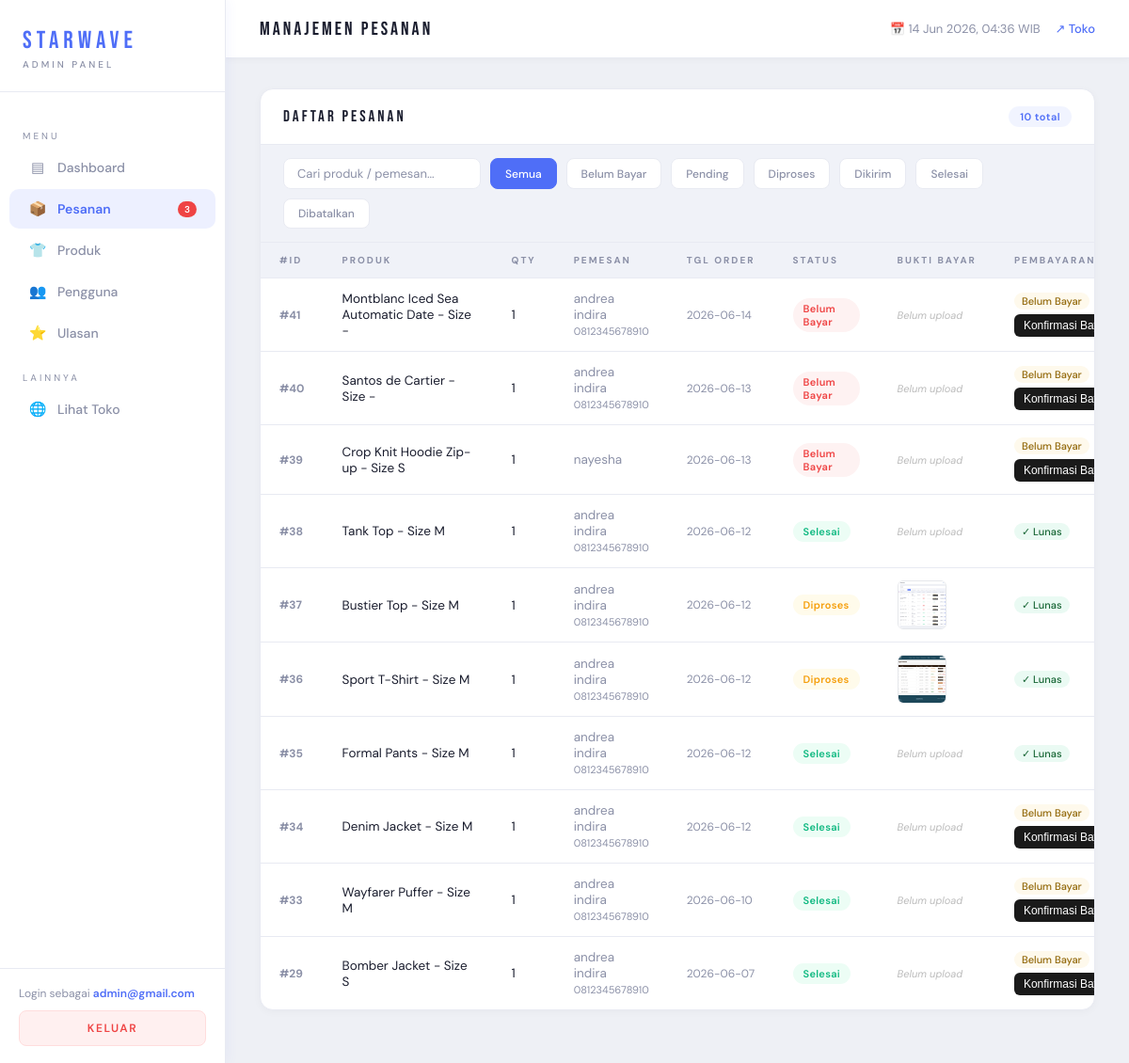
The page /admin/pesanan.php (signed in) on the database its author committed.
### tables this page shows
CREATE TABLE `orders` (
  `id` int(11) NOT NULL,
  `id_user` int(11) NOT NULL,
  `nama_produk` varchar(150) NOT NULL,
  `qty` int(11) NOT NULL DEFAULT 1,
  `nama_penerima` varchar(100) NOT NULL,
  `email` varchar(100) NOT NULL,
  `tanggal_order` date NOT NULL,
  `status` varchar(50) DEFAULT NULL,
  `created_at` timestamp NOT NULL DEFAULT current_timestamp(),
  `harga` int(11) NOT NULL,
  `total_harga` int(11) NOT NULL,
  `status_bayar` varchar(20) DEFAULT 'unpaid',
  `bukti_bayar` varchar(255) DEFAULT NULL
);

CREATE TABLE `users` (
  `id_user` int(11) NOT NULL,
  `email` varchar(100) DEFAULT NULL,
  `password` varchar(100) DEFAULT NULL,
  `tanggal_lahir` date DEFAULT NULL,
  `nama_panggilan` varchar(100) DEFAULT NULL,
  `no_telepon` varchar(20) DEFAULT NULL,
  `alamat` text DEFAULT NULL,
  `jenis_kelamin` varchar(20) DEFAULT NULL,
  `foto_profil` varchar(255) DEFAULT NULL
);

### admin/pesanan.php (the view, shortened to what this page needs)
<?php
require 'auth_check.php';
$pending_orders = $pdo->query("SELECT COUNT(*) FROM orders WHERE status='pending_payment' OR status='pending'")->fetchColumn();
$total_orders   = $pdo->query("SELECT COUNT(*) FROM orders")->fetchColumn();
$stmt = $pdo->query("
    SELECT o.*, u.nama_panggilan AS nama, u.no_telepon
    FROM orders o
    LEFT JOIN users u ON o.id_user = u.id_user
    ORDER BY o.created_at DESC LIMIT 50
");
$orders = $stmt->fetchAll(PDO::FETCH_ASSOC);
function statusClass($s) {
    return match($s) {
        'selesai'                    => 'done',
        'diproses'                   => 'process',
        'dikirim'                    => 'ship',
        'pending_payment', 'pending' => 'pending',
        'batal'                      => 'cancel',
        default                      => 'pending'
    };
}
function statusLabel($s) {
    return match($s) {
        'pending_payment' => 'Belum Bayar',
        'pending'         => 'Pending',
        'diproses'        => 'Diproses',
        'dikirim'         => 'Dikirim',
        'selesai'         => 'Selesai',
        'batal'           => 'Dibatalkan',
        default           => ucfirst($s)
    };
}
?>
<!DOCTYPE html>
<html lang="id">
<head>
    <link rel="stylesheet" href="admin.css">
</head>
<body>
<aside class="sidebar">
    <div class="sidebar-brand">
        <div class="brand-name">STARWAVE</div>
        <div class="brand-label">Admin Panel</div>
    </div>
    <nav class="sidebar-nav">
        <div class="nav-section">Menu</div>
        <a class="nav-item" href="dashboard.php"><span class="icon">▤</span> Dashboard</a>
        <a class="nav-item active" href="pesanan.php">
            <span class="icon">📦</span> Pesanan
            <?php if ($pending_orders > 0): ?>
                <span style="margin-left:auto;background:#ef4444;color:#fff;font-size:10px;padding:2px 7px;border-radius:10px;"><?= $pending_orders ?></span>
            <?php endif; ?>
        </a>
        <a class="nav-item" href="produk.php"><span class="icon">👕</span> Produk</a>
        <a class="nav-item" href="pengguna.php"><span class="icon">👥</span> Pengguna</a>
        <a class="nav-item" href="ulasan.php"><span class="icon">⭐</span> Ulasan</a>
        <div class="nav-section">Lainnya</div>
        <a class="nav-item" href="../index.php" target="_blank"><span class="icon">🌐</span> Lihat Toko</a>
    </nav>
    <div class="sidebar-footer">
        <div class="admin-badge">Login sebagai <span><?= htmlspecialchars($_SESSION['admin']) ?></span></div>
        <a href="../masuk/logout.php" class="btn-logout">Keluar</a>
    </div>
</aside>
<div class="main">
    <div class="topbar">
        <div class="topbar-title">MANAJEMEN PESANAN</div>
        <div class="topbar-right">
            <span>📅 <?= date('d M Y, H:i') ?> WIB</span>
            <a href="../index.php" target="_blank">↗ Toko</a>
        </div>
    </div>
    <div class="content">
        <div class="section">
            <div class="section-header">
                <div class="section-title">DAFTAR PESANAN</div>
                <div class="section-badge"><?= $total_orders ?> total</div>
            </div>
            <div class="actions-bar">
                <input type="text" class="search-input" id="search-orders" placeholder="Cari produk / pemesan..." oninput="filterOrders()">
                <button class="filter-btn active" onclick="filterStatus('semua', this)">Semua</button>
                <button class="filter-btn" onclick="filterStatus('belum_bayar', this)">Belum Bayar</button>
                <button class="filter-btn" onclick="filterStatus('pending', this)">Pending</button>
                <button class="filter-btn" onclick="filterStatus('diproses', this)">Diproses</button>
                <button class="filter-btn" onclick="filterStatus('dikirim', this)">Dikirim</button>
                <button class="filter-btn" onclick="filterStatus('selesai', this)">Selesai</button>
                <button class="filter-btn" onclick="filterStatus('batal', this)">Dibatalkan</button>
            </div>
            <div class="table-wrap">
                <table id="orders-table">
                    <thead>
                        <tr>
                            <th>#ID</th>
                            <th>Produk</th>
                            <th>Qty</th>
                            <th>Pemesan</th>
                            <th>Tgl Order</th>
                            <th>Status</th>
                            <th>Bukti Bayar</th>
                            <th>Pembayaran</th>
                        </tr>
                    </thead>
                    <tbody>
                    <?php if (empty($orders)): ?>
                        <tr class="empty-row"><td colspan="10">Belum ada pesanan</td></tr>
                    <?php else: foreach ($orders as $o): ?>
                        <?php
                        $is_paid    = ($o['status_bayar'] ?? '') === 'paid';
                        $is_waiting = ($o['status_bayar'] ?? '') === 'menunggu_konfirmasi';
                        $ada_bukti  = !empty($o['bukti_bayar']);
                        ?>
                        <tr data-status="<?= $o['status'] ?>"
                            data-bayar="<?= $is_paid ? 'paid' : 'belum_bayar' ?>"
                            data-search="<?= strtolower($o['nama_produk'] . ' ' . ($o['nama'] ?? '')) ?>">
                            <td class="order-id">#<?= $o['id'] ?></td>
                            <td><?= htmlspecialchars($o['nama_produk']) ?></td>
                            <td><?= $o['qty'] ?></td>
                            <td style="color:var(--muted);">
                                <?= htmlspecialchars($o['nama'] ?? '-') ?>
                                <?php if (!empty($o['no_telepon'])): ?>
                                    <br><span style="font-size:11px;"><?= $o['no_telepon'] ?></span>
                                <?php endif; ?>
                            </td>
                            <td style="color:var(--muted);font-size:12px;white-space:nowrap;"><?= $o['tanggal_order'] ?></td>
                            <td>
                                <span class="badge <?= statusClass($o['status']) ?>">
                                    <?= statusLabel($o['status']) ?>
                                </span>
                            </td>
                            <td>
                                <?php if ($ada_bukti): ?>
                                    <img src="../<?= htmlspecialchars($o['bukti_bayar']) ?>"
                                         class="bukti-thumb"
                                         onclick="openBukti(
                                             '../<?= htmlspecialchars($o['bukti_bayar']) ?>',
                                             <?= $o['id'] ?>,
                                             '<?= htmlspecialchars($o['nama_produk']) ?>',
                                             'Rp <?= number_format($o['total_harga'], 0, ',', '.') ?>',
                                             <?= $is_paid ? 'true' : 'false' ?>
                                         )"
                                         title="Lihat bukti bayar">
                                <?php else: ?>
                                    <span class="no-bukti">Belum upload</span>
                                <?php endif; ?>
                            </td>
                            <td>
                                <?php if ($is_paid): ?>
                                    <span class="badge-bayar paid">✓ Lunas</span>
                                <?php else: ?>
                                    <div style="display:flex;flex-direction:column;gap:5px;align-items:flex-start;">
                                        <span class="badge-bayar pending">Belum Bayar</span>
                                        <button class="btn-konfirmasi"
                                            onclick="openModal(<?= $o['id'] ?>, '<?= htmlspecialchars($o['nama_produk']) ?>', 'Rp <?= number_format($o['total_harga'], 0, ',', '.') ?>')">
                                            Konfirmasi Bayar
                                        </button>
                                    </div>
                                <?php endif; ?>
                            </td>
                        </tr>
                    <?php endforeach; endif; ?>
                    </tbody>
                </table>
            </div>
        </div>
    </div>
</div>
</body>
</html>

### admin/pesanan.php (style rules this page uses)
.bukti-thumb { width: 52px; height: 52px; object-fit: cover; border-radius: 6px; border: 1px solid #e5e7eb; cursor: pointer; transition: transform 0.15s; display: block; }
.no-bukti { font-size: 11px; color: #bbb; font-style: italic; }
.badge-bayar { display: inline-block; padding: 2px 8px; border-radius: 20px; font-size: 11px; font-weight: 500; }
.badge-bayar.paid { background: #eafaf3; color: #166534; }
.badge-bayar.pending { background: #fef9ec; color: #92680a; }
.btn-konfirmasi { padding: 5px 10px; background: #1a1a1a; color: #fff; border: none; border-radius: 6px; font-size: 12px; font-weight: 500; cursor: pointer; white-space: nowrap; transition: background .15s; }

### rows shown on the page
orders: id "41", nama_produk "Montblanc Iced Sea Automatic Date - Size -", qty "1", id_user.nama_panggilan "andrea indira", id_user.no_telepon "0812345678910", tanggal_order "2026-06-14", status "Belum Bayar", shows "Belum upload"
orders: id "40", nama_produk "Santos de Cartier - Size -", qty "1", id_user.nama_panggilan "andrea indira", id_user.no_telepon "0812345678910", tanggal_order "2026-06-13", status "Belum Bayar", shows "Belum upload"
orders: id "39", nama_produk "Crop Knit Hoodie Zip-up - Size S", qty "1", id_user.nama_panggilan "nayesha", tanggal_order "2026-06-13", status "Belum Bayar", shows "Belum upload"
orders: id "38", nama_produk "Tank Top - Size M", qty "1", id_user.nama_panggilan "andrea indira", id_user.no_telepon "0812345678910", tanggal_order "2026-06-12", status "Selesai", shows "Belum upload", status_bayar "✓ Lunas"
orders: id "37", nama_produk "Bustier Top - Size M", qty "1", id_user.nama_panggilan "andrea indira", id_user.no_telepon "0812345678910", tanggal_order "2026-06-12", status "Diproses", bukti_bayar (picture), status_bayar "✓ Lunas"
orders: id "36", nama_produk "Sport T-Shirt - Size M", qty "1", id_user.nama_panggilan "andrea indira", id_user.no_telepon "0812345678910", tanggal_order "2026-06-12", status "Diproses", bukti_bayar (picture), status_bayar "✓ Lunas"
orders: id "35", nama_produk "Formal Pants - Size M", qty "1", id_user.nama_panggilan "andrea indira", id_user.no_telepon "0812345678910", tanggal_order "2026-06-12", status "Selesai", shows "Belum upload", status_bayar "✓ Lunas"
orders: id "34", nama_produk "Denim Jacket - Size M", qty "1", id_user.nama_panggilan "andrea indira", id_user.no_telepon "0812345678910", tanggal_order "2026-06-12", status "Selesai", shows "Belum upload"
orders: id "33", nama_produk "Wayfarer Puffer - Size M", qty "1", id_user.nama_panggilan "andrea indira", id_user.no_telepon "0812345678910", tanggal_order "2026-06-10", status "Selesai", shows "Belum upload"
orders: id "29", nama_produk "Bomber Jacket - Size S", qty "1", id_user.nama_panggilan "andrea indira", id_user.no_telepon "0812345678910", tanggal_order "2026-06-07", status "Selesai", shows "Belum upload"

### other values the page prints
$pending_orders "3"
$_SESSION['admin'] "admin@gmail.com"
$total_orders "10"
